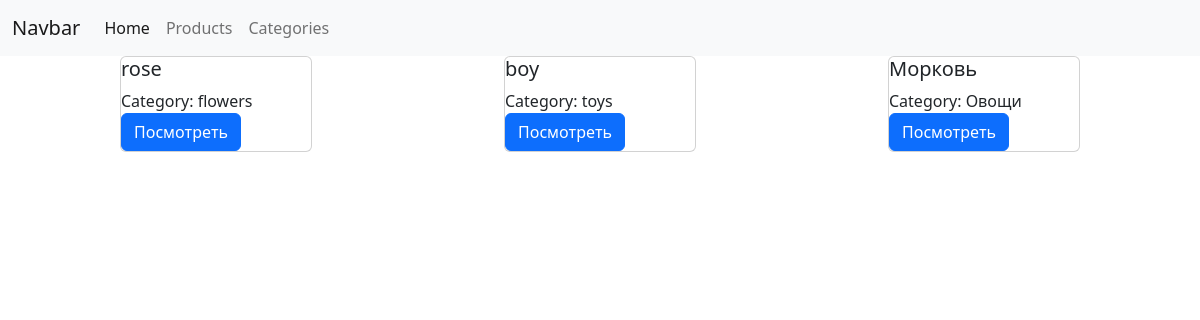
Screenshot of /products/ with the database file from the repository.
### products/models.py (models this page shows, shortened)
class Category(models.Model):
    title = models.CharField(max_length=100)
    icon = models.ImageField(null=True)
    def __str__(self):
        return self.title

class Product(models.Model):
    author = models.ForeignKey(User, on_delete=models.CASCADE, null=True)
    image = models.ImageField()
    title = models.CharField(max_length=255)
    description = models.TextField()
    category = models.ForeignKey(Category, on_delete=models.CASCADE)
    price = models.IntegerField(default=0)

### products/views.py (the view)
# urls.py: path('products/', products_view),
def products_view(request):
    if request.method == "GET":
        category_id = request.GET.get('category_id')
        if category_id:
            products = Product.objects.filter(category__in=[category_id])
        else:
            products = Product.objects.all()
        products = [{
            "id": product.id,
            "title": product.title,
            "image": product.image,
            "description": product.description,
            "price": product.price,
            "category": product.category
        } for product in products]
        data = {
            'products':products
        }
        return render(request, "products/products.html", context=data)

### templates/products/products.html (shortened to what this page needs)
{% extends 'layouts/main.html' %}
{% block content %}
    <div class="products">
        {% for product in products %}
            <div class="card" style="width: 20%;">
                <div class="card_body">
                    <h5>{{ product.title }}</h5>
                    <div>Category: {{ product.category }}</div>
                    <a href="/products/{{ product.id }}" class="btn btn-primary">Посмотреть</a>
                </div>
            </div>
        {% endfor %}
    </div>
{% endblock %}

### templates/products/products.html (style rules this page uses)
.products { display: flex; justify-content: space-between; margin-left: 10%; width: 80%; flex-wrap: wrap; }

### rows the page displays
Category: title "rose", category "flowers"
Category: title "boy", category "toys"
Category: title "Морковь", category "Овощи"
